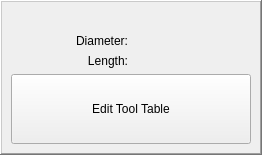
<?xml version="1.0" encoding="UTF-8"?>
<ui version="4.0">
 <class>Dialog</class>
 <widget class="QDialog" name="Dialog">
  <property name="geometry">
   <rect>
    <x>0</x>
    <y>0</y>
    <width>262</width>
    <height>155</height>
   </rect>
  </property>
  <property name="windowTitle">
   <string>Dialog</string>
  </property>
  <layout class="QVBoxLayout" name="verticalLayout_2">
   <property name="spacing">
    <number>0</number>
   </property>
   <property name="leftMargin">
    <number>0</number>
   </property>
   <property name="topMargin">
    <number>0</number>
   </property>
   <property name="rightMargin">
    <number>0</number>
   </property>
   <property name="bottomMargin">
    <number>0</number>
   </property>
   <item>
    <widget class="QFrame" name="frame">
     <property name="frameShape">
      <enum>QFrame::WinPanel</enum>
     </property>
     <property name="frameShadow">
      <enum>QFrame::Raised</enum>
     </property>
     <layout class="QVBoxLayout" name="verticalLayout_3">
      <item>
       <layout class="QGridLayout" name="gridLayout">
        <item row="0" column="0" colspan="2">
         <widget class="StatusLabel" name="statuslabel">
          <property name="font">
           <font>
            <family>Monospace</family>
            <pointsize>11</pointsize>
           </font>
          </property>
          <property name="alignment">
           <set>Qt::AlignCenter</set>
          </property>
          <property name="rules" stdset="0">
           <string>[{&quot;channels&quot;: [{&quot;url&quot;: &quot;tooltable:current_tool?remark&quot;, &quot;trigger&quot;: true}], &quot;property&quot;: &quot;Text&quot;, &quot;expression&quot;: &quot;ch[0] or 'No Description' &quot;, &quot;name&quot;: &quot;New Rule&quot;}]</string>
          </property>
         </widget>
        </item>
        <item row="1" column="0">
         <widget class="QLabel" name="label">
          <property name="text">
           <string>Diameter:</string>
          </property>
          <property name="alignment">
           <set>Qt::AlignRight|Qt::AlignTrailing|Qt::AlignVCenter</set>
          </property>
         </widget>
        </item>
        <item row="1" column="1">
         <widget class="StatusLabel" name="statuslabel_2">
          <property name="rules" stdset="0">
           <string>[{&quot;channels&quot;: [{&quot;url&quot;: &quot;tooltable:current_tool?diameter&quot;, &quot;trigger&quot;: true}], &quot;property&quot;: &quot;Text&quot;, &quot;expression&quot;: &quot;'%5.4f' % ch[0]&quot;, &quot;name&quot;: &quot;New Rule&quot;}]</string>
          </property>
         </widget>
        </item>
        <item row="2" column="0">
         <widget class="QLabel" name="label_2">
          <property name="text">
           <string>Length:</string>
          </property>
          <property name="alignment">
           <set>Qt::AlignRight|Qt::AlignTrailing|Qt::AlignVCenter</set>
          </property>
         </widget>
        </item>
        <item row="2" column="1">
         <widget class="StatusLabel" name="statuslabel_3">
          <property name="rules" stdset="0">
           <string>[{&quot;channels&quot;: [{&quot;url&quot;: &quot;tooltable:current_tool?z_offset&quot;, &quot;trigger&quot;: true}], &quot;property&quot;: &quot;Text&quot;, &quot;expression&quot;: &quot;'%4.3f' % ch[0]&quot;, &quot;name&quot;: &quot;New Rule&quot;}]</string>
          </property>
         </widget>
        </item>
       </layout>
      </item>
      <item>
       <layout class="QVBoxLayout" name="verticalLayout">
        <item>
         <widget class="DialogButton" name="dialogbutton">
          <property name="sizePolicy">
           <sizepolicy hsizetype="Minimum" vsizetype="MinimumExpanding">
            <horstretch>0</horstretch>
            <verstretch>0</verstretch>
           </sizepolicy>
          </property>
          <property name="focusPolicy">
           <enum>Qt::NoFocus</enum>
          </property>
          <property name="text">
           <string>Edit Tool Table</string>
          </property>
          <property name="dialogName" stdset="0">
           <string>tool_table</string>
          </property>
         </widget>
        </item>
       </layout>
      </item>
     </layout>
    </widget>
   </item>
  </layout>
 </widget>
 <customwidgets>
  <customwidget>
   <class>DialogButton</class>
   <extends>QPushButton</extends>
   <header>qtpyvcp.widgets.button_widgets.dialog_button</header>
  </customwidget>
  <customwidget>
   <class>StatusLabel</class>
   <extends>QLabel</extends>
   <header>qtpyvcp.widgets.display_widgets.status_label</header>
  </customwidget>
 </customwidgets>
 <resources/>
 <connections/>
</ui>
